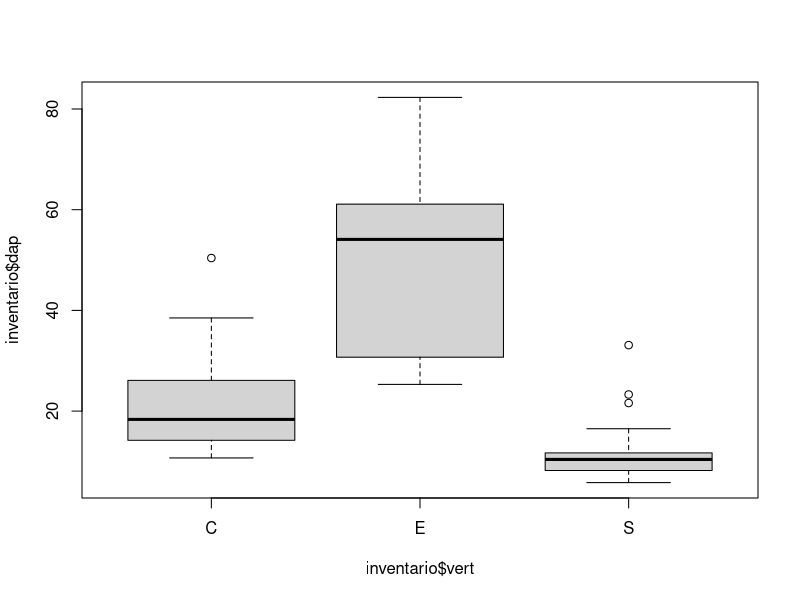
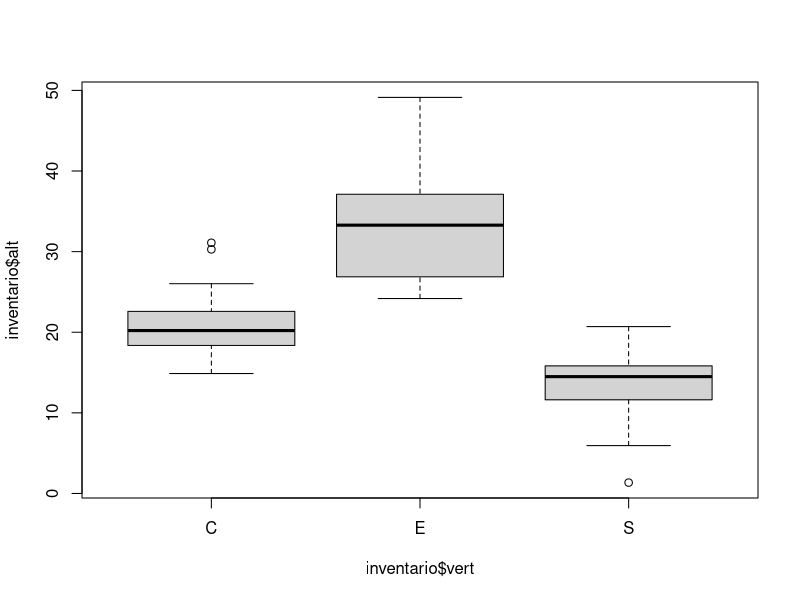
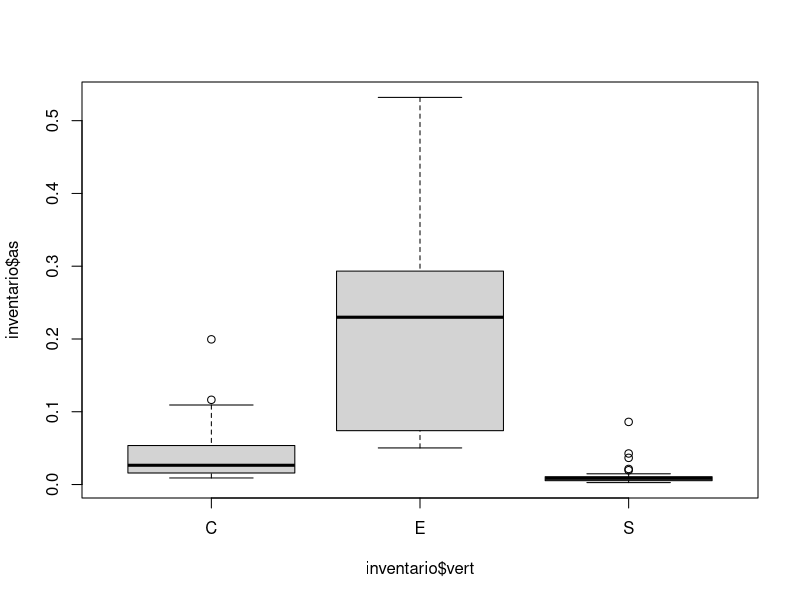
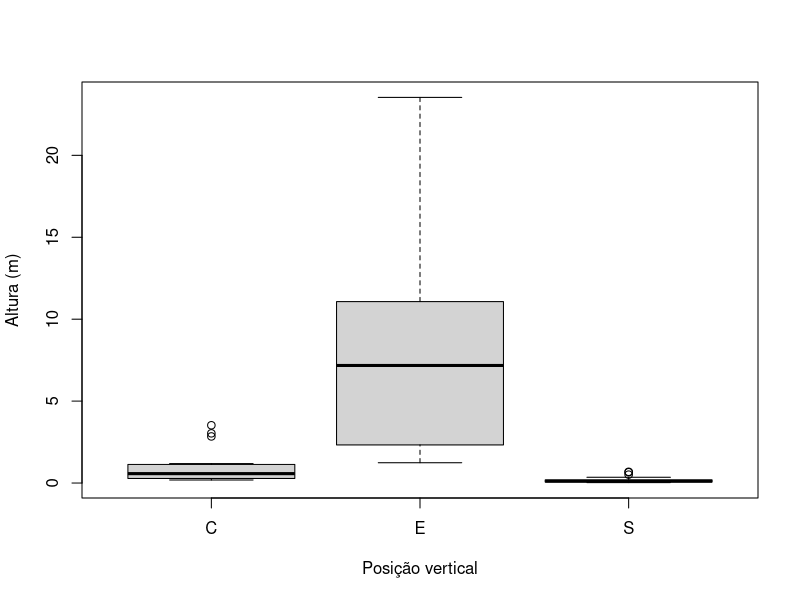
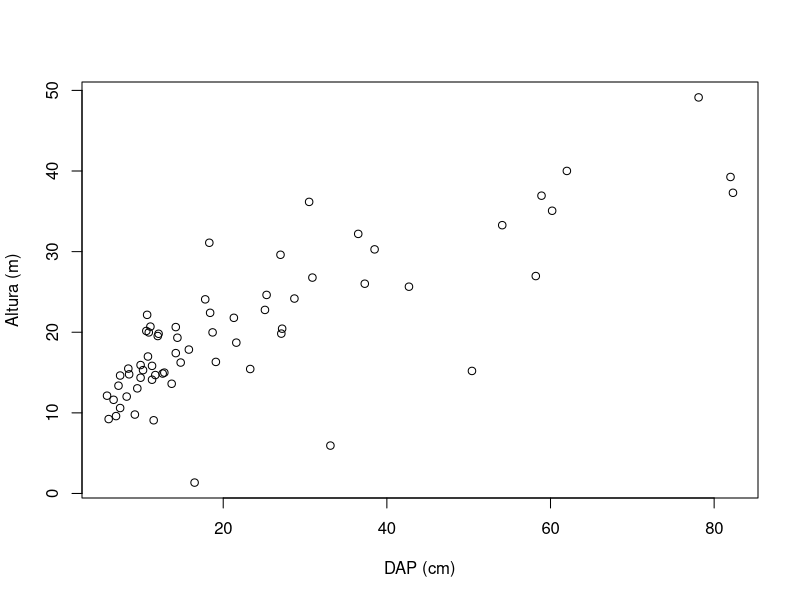

These figures' R source, in order:
# Criado: Eric Gorgens
# Em: 02/04/2020

# Objetivo: Verificar se existe diferença entre as árvores nos diferentes estratos da floresta.

inventario = read.csv('arvore.csv')

  # dimensaoInventario = dim(inventario)
  # primeirasLinhas = head(inventario)
  # ultimasLinhas = tail(inventario)
  # colunas = ncol(inventario)
  # linhas = nrow(inventario)

inventario$as = pi * inventario$dap^2 / 40000
inventario$volCil = inventario$as * inventario$alt

# dap = f(vert) 
boxplot(inventario$dap~inventario$vert)

# alt = f(vert) 
boxplot(inventario$alt~inventario$vert)

# as = f(vert) 
boxplot(inventario$as~inventario$vert)

# volCil = f(vert) 
boxplot(inventario$volCil~inventario$vert, 
        xlab = "Posição vertical", 
        ylab = "Altura (m)")

#comparar S com E
filtroSE = subset(inventario, inventario$vert == "E" | inventario$vert == "S")
t.test(filtroSE$dap~filtroSE$vert)

#comparar S com C
filtroSC = subset(inventario, inventario$vert == "C" | inventario$vert == "S")
t.test(filtroSC$dap~filtroSC$vert)

# alt = f(dap)
plot(inventario$alt~inventario$dap,
     xlab = "DAP (cm)",
     ylab = "Altura (m)")

reg = lm(alt ~ dap, data = inventario)
summary(reg)
aov(reg)
